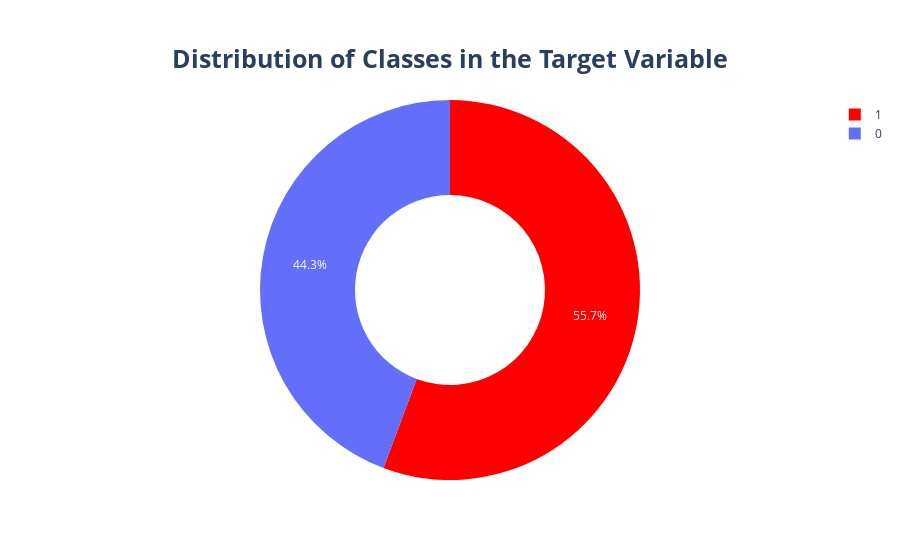

Notebook code cell kept with this figure:
### Code cell
# Pie plot
fig = px.pie(train, names = 'target', hole = .5)

# Layout
fig.update_traces(marker=dict(colors=['red', 'blue']))

fig.update_layout(title = {'text':'<b>Distribution of Classes in the Target Variable</b>',
                           'x': 0.5,
                           'xanchor': 'center',
                           'yanchor': 'top',
                           'font': {
                               'size': 25
                           }},
                  margin=dict(t=100)
                 )
fig.show()

### Figure 1 — Plotly figure (JSON) as saved in the notebook; plotly's stock layout.template omitted (floating-point values rounded to 4 significant figures; data arrays with more than 128 entries replaced by an {"elided": "..."} marker saying what was removed)
{"data": [{"domain": {"x": [0, 1], "y": [0, 1]}, "hole": 0.5, "hovertemplate": "target=%{label}<extra></extra>", "labels": {"elided": "860 int values"}, "legendgroup": "", "marker": {"colors": ["red", "blue"]}, "name": "", "showlegend": true, "type": "pie"}], "layout": {"legend": {"tracegroupgap": 0}, "margin": {"t": 100}, "title": {"font": {"size": 25}, "text": "<b>Distribution of Classes in the Target Variable</b>", "x": 0.5, "xanchor": "center", "yanchor": "top"}}}
